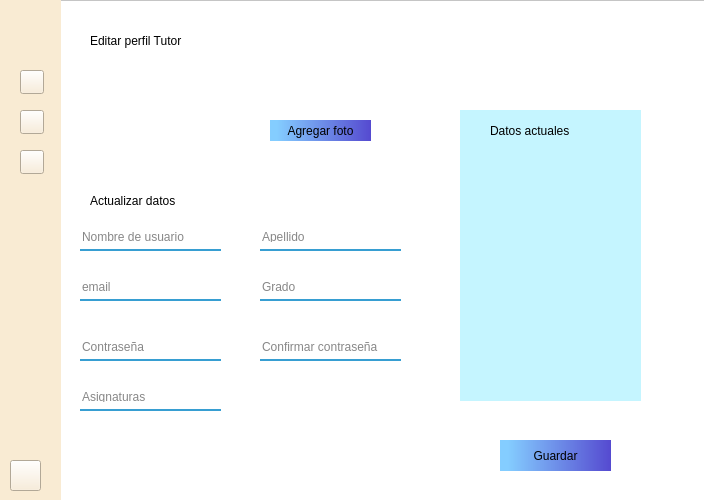
<?xml version="1.0" encoding="UTF-8"?>
<ui version="4.0">
 <class>ContainerEditProfile</class>
 <widget class="QWidget" name="ContainerEditProfile">
  <property name="geometry">
   <rect>
    <x>0</x>
    <y>0</y>
    <width>704</width>
    <height>500</height>
   </rect>
  </property>
  <property name="windowTitle">
   <string>Form</string>
  </property>
  <property name="styleSheet">
   <string notr="true"/>
  </property>
  <widget class="QFrame" name="editProfileFrame">
   <property name="geometry">
    <rect>
     <x>0</x>
     <y>0</y>
     <width>711</width>
     <height>501</height>
    </rect>
   </property>
   <property name="styleSheet">
    <string notr="true">background-color: rgb(255, 255, 255);
</string>
   </property>
   <property name="frameShape">
    <enum>QFrame::StyledPanel</enum>
   </property>
   <property name="frameShadow">
    <enum>QFrame::Raised</enum>
   </property>
   <widget class="QWidget" name="barra" native="true">
    <property name="geometry">
     <rect>
      <x>0</x>
      <y>0</y>
      <width>61</width>
      <height>501</height>
     </rect>
    </property>
    <property name="styleSheet">
     <string notr="true">background-color: rgb(249, 235, 211);


</string>
    </property>
    <widget class="QPushButton" name="boton_usuario">
     <property name="geometry">
      <rect>
       <x>20</x>
       <y>110</y>
       <width>24</width>
       <height>24</height>
      </rect>
     </property>
     <property name="maximumSize">
      <size>
       <width>200</width>
       <height>100</height>
      </size>
     </property>
     <property name="styleSheet">
      <string notr="true">
border-image: url(:/images/home.png);</string>
     </property>
     <property name="text">
      <string/>
     </property>
     <property name="iconSize">
      <size>
       <width>10</width>
       <height>5</height>
      </size>
     </property>
    </widget>
    <widget class="QPushButton" name="botonasignaturas">
     <property name="geometry">
      <rect>
       <x>20</x>
       <y>150</y>
       <width>24</width>
       <height>24</height>
      </rect>
     </property>
     <property name="styleSheet">
      <string notr="true">border-image: url(:/images/open-book.png);</string>
     </property>
     <property name="text">
      <string/>
     </property>
    </widget>
    <widget class="QPushButton" name="botonhome">
     <property name="geometry">
      <rect>
       <x>20</x>
       <y>70</y>
       <width>24</width>
       <height>24</height>
      </rect>
     </property>
     <property name="styleSheet">
      <string notr="true">border-image: url(:/images/usuario (4).png);</string>
     </property>
     <property name="text">
      <string/>
     </property>
    </widget>
    <widget class="QLabel" name="logo">
     <property name="geometry">
      <rect>
       <x>10</x>
       <y>10</y>
       <width>41</width>
       <height>41</height>
      </rect>
     </property>
     <property name="styleSheet">
      <string notr="true">border-image: url(:/images/logoUniConnect.png);
</string>
     </property>
     <property name="text">
      <string/>
     </property>
    </widget>
    <widget class="QPushButton" name="Botonsalir">
     <property name="geometry">
      <rect>
       <x>10</x>
       <y>460</y>
       <width>31</width>
       <height>31</height>
      </rect>
     </property>
     <property name="styleSheet">
      <string notr="true">border-image: url(:/images/cross.png);</string>
     </property>
     <property name="text">
      <string/>
     </property>
    </widget>
   </widget>
   <widget class="QLabel" name="editarPerfilProfile">
    <property name="geometry">
     <rect>
      <x>90</x>
      <y>20</y>
      <width>191</width>
      <height>41</height>
     </rect>
    </property>
    <property name="styleSheet">
     <string notr="true">font: 75 18pt &quot;Arial&quot;;</string>
    </property>
    <property name="text">
     <string>Editar perfil Tutor</string>
    </property>
   </widget>
   <widget class="QLineEdit" name="cajaUsuarioLogin">
    <property name="geometry">
     <rect>
      <x>80</x>
      <y>280</y>
      <width>141</width>
      <height>21</height>
     </rect>
    </property>
    <property name="styleSheet">
     <string notr="true">background-color: rgba(0,0, 0, 0);
border:none;
border-bottom:2px solid rgba(55, 158, 210);
color:rgba(0,0,0,240);
padding-bottom:7px;</string>
    </property>
    <property name="placeholderText">
     <string>email</string>
    </property>
   </widget>
   <widget class="QLineEdit" name="cajaUsuarioLogin_2">
    <property name="geometry">
     <rect>
      <x>260</x>
      <y>280</y>
      <width>141</width>
      <height>21</height>
     </rect>
    </property>
    <property name="styleSheet">
     <string notr="true">background-color: rgba(0,0, 0, 0);
border:none;
border-bottom:2px solid rgba(55, 158, 210);
color:rgba(0,0,0,240);
padding-bottom:7px;</string>
    </property>
    <property name="placeholderText">
     <string>Grado</string>
    </property>
   </widget>
   <widget class="QLineEdit" name="cajaUsuarioLogin_3">
    <property name="geometry">
     <rect>
      <x>80</x>
      <y>230</y>
      <width>141</width>
      <height>21</height>
     </rect>
    </property>
    <property name="styleSheet">
     <string notr="true">background-color: rgba(0,0, 0, 0);
border:none;
border-bottom:2px solid rgba(55, 158, 210);
color:rgba(0,0,0,240);
padding-bottom:7px;</string>
    </property>
    <property name="placeholderText">
     <string>Nombre de usuario</string>
    </property>
   </widget>
   <widget class="QLineEdit" name="cajaUsuarioLogin_4">
    <property name="geometry">
     <rect>
      <x>80</x>
      <y>340</y>
      <width>141</width>
      <height>21</height>
     </rect>
    </property>
    <property name="styleSheet">
     <string notr="true">background-color: rgba(0,0, 0, 0);
border:none;
border-bottom:2px solid rgba(55, 158, 210);
color:rgba(0,0,0,240);
padding-bottom:7px;</string>
    </property>
    <property name="placeholderText">
     <string>Contraseña</string>
    </property>
   </widget>
   <widget class="QLineEdit" name="cajaUsuarioLogin_5">
    <property name="geometry">
     <rect>
      <x>260</x>
      <y>230</y>
      <width>141</width>
      <height>21</height>
     </rect>
    </property>
    <property name="styleSheet">
     <string notr="true">background-color: rgba(0,0, 0, 0);
border:none;
border-bottom:2px solid rgba(55, 158, 210);
color:rgba(0,0,0,240);
padding-bottom:7px;</string>
    </property>
    <property name="placeholderText">
     <string>Apellido</string>
    </property>
   </widget>
   <widget class="QLabel" name="espacioFotoEditPorfile">
    <property name="geometry">
     <rect>
      <x>120</x>
      <y>90</y>
      <width>91</width>
      <height>81</height>
     </rect>
    </property>
    <property name="styleSheet">
     <string notr="true">border-image: url(:/images/camara.png);</string>
    </property>
    <property name="text">
     <string/>
    </property>
   </widget>
   <widget class="QPushButton" name="botonAddFoto">
    <property name="geometry">
     <rect>
      <x>270</x>
      <y>120</y>
      <width>101</width>
      <height>21</height>
     </rect>
    </property>
    <property name="mouseTracking">
     <bool>true</bool>
    </property>
    <property name="styleSheet">
     <string notr="true">QPushButton{
background-color: qlineargradient(spread:pad, x1:0, y1:0, x2:1, y2:0, stop:0.0681818 rgba(132, 205, 255, 255), stop:1 rgba(85, 74, 208, 255));
font: 75 9pt &quot;Arial&quot;;
border-radius:25px;
}

QPushButton:hover{	
	background-color: qlineargradient(spread:repeat, x1:0, y1:0, x2:1, y2:1, stop:0 rgba(110, 110, 110, 255), stop:1 rgba(255, 255, 255, 255));
	color: rgb(255, 255, 255);
    }
QPushButton:pressed{
	background-color: rgb(60, 193, 231);
	color: rgb(255, 255, 255);
}
	





</string>
    </property>
    <property name="text">
     <string>Agregar foto</string>
    </property>
    <property name="autoDefault">
     <bool>false</bool>
    </property>
    <property name="default">
     <bool>false</bool>
    </property>
   </widget>
   <widget class="QPushButton" name="botonAddFoto_2">
    <property name="geometry">
     <rect>
      <x>500</x>
      <y>440</y>
      <width>111</width>
      <height>31</height>
     </rect>
    </property>
    <property name="mouseTracking">
     <bool>true</bool>
    </property>
    <property name="styleSheet">
     <string notr="true">QPushButton{
background-color: qlineargradient(spread:pad, x1:0, y1:0, x2:1, y2:0, stop:0.0681818 rgba(132, 205, 255, 255), stop:1 rgba(85, 74, 208, 255));
font: 75 9pt &quot;Arial&quot;;
border-radius:25px;
}

QPushButton:hover{	
	background-color: qlineargradient(spread:repeat, x1:0, y1:0, x2:1, y2:1, stop:0 rgba(110, 110, 110, 255), stop:1 rgba(255, 255, 255, 255));
	color: rgb(255, 255, 255);
    }
QPushButton:pressed{
	background-color: rgb(60, 193, 231);
	color: rgb(255, 255, 255);
}
	





</string>
    </property>
    <property name="text">
     <string>Guardar</string>
    </property>
    <property name="autoDefault">
     <bool>false</bool>
    </property>
    <property name="default">
     <bool>false</bool>
    </property>
   </widget>
   <widget class="QLineEdit" name="cajaUsuarioLogin_6">
    <property name="geometry">
     <rect>
      <x>260</x>
      <y>340</y>
      <width>141</width>
      <height>21</height>
     </rect>
    </property>
    <property name="styleSheet">
     <string notr="true">background-color: rgba(0,0, 0, 0);
border:none;
border-bottom:2px solid rgba(55, 158, 210);
color:rgba(0,0,0,240);
padding-bottom:7px;</string>
    </property>
    <property name="text">
     <string/>
    </property>
    <property name="placeholderText">
     <string>Confirmar contraseña</string>
    </property>
   </widget>
   <widget class="QLabel" name="editarPerfilProfile_2">
    <property name="geometry">
     <rect>
      <x>90</x>
      <y>180</y>
      <width>151</width>
      <height>41</height>
     </rect>
    </property>
    <property name="styleSheet">
     <string notr="true">font: 75 13pt &quot;Arial&quot;;</string>
    </property>
    <property name="text">
     <string>Actualizar datos</string>
    </property>
   </widget>
   <widget class="QLabel" name="cuadroDatos">
    <property name="geometry">
     <rect>
      <x>460</x>
      <y>110</y>
      <width>181</width>
      <height>291</height>
     </rect>
    </property>
    <property name="styleSheet">
     <string notr="true">background-color: rgb(197, 245, 255);
border-bottom-color: rgb(45, 33, 173);
gridline-color: rgb(44, 32, 172);</string>
    </property>
    <property name="text">
     <string/>
    </property>
   </widget>
   <widget class="QLabel" name="editarPerfilProfile_3">
    <property name="geometry">
     <rect>
      <x>490</x>
      <y>110</y>
      <width>121</width>
      <height>41</height>
     </rect>
    </property>
    <property name="styleSheet">
     <string notr="true">font: 75 13pt &quot;Arial&quot;;
background-color: transparent;</string>
    </property>
    <property name="text">
     <string>Datos actuales</string>
    </property>
   </widget>
   <widget class="QLineEdit" name="cajaUsuarioLogin_8">
    <property name="geometry">
     <rect>
      <x>80</x>
      <y>390</y>
      <width>141</width>
      <height>21</height>
     </rect>
    </property>
    <property name="styleSheet">
     <string notr="true">background-color: rgba(0,0, 0, 0);
border:none;
border-bottom:2px solid rgba(55, 158, 210);
color:rgba(0,0,0,240);
padding-bottom:7px;</string>
    </property>
    <property name="placeholderText">
     <string>Asignaturas</string>
    </property>
   </widget>
  </widget>
 </widget>
 <resources>
  <include location="imagenes/res.qrc"/>
 </resources>
 <connections/>
</ui>
